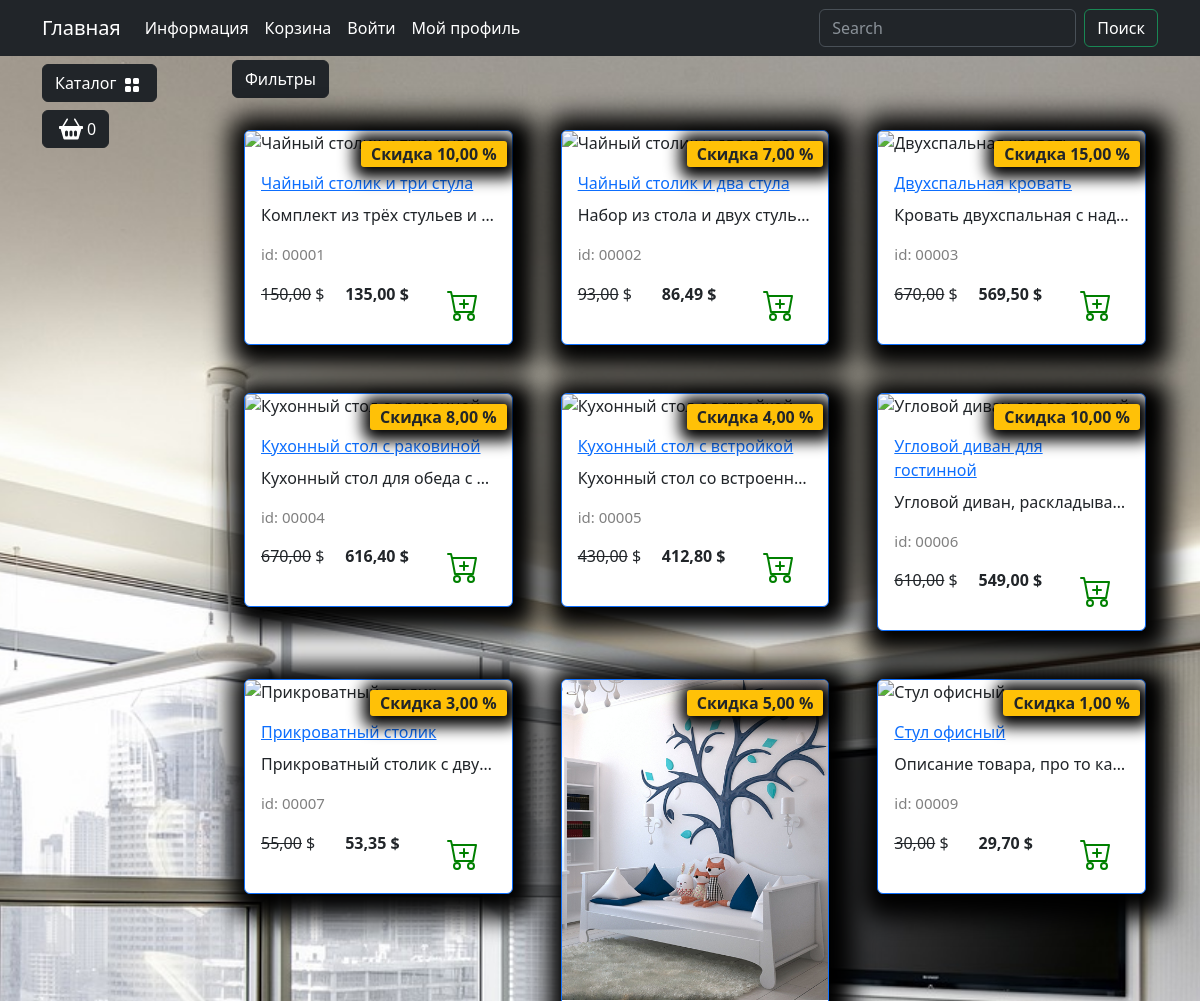
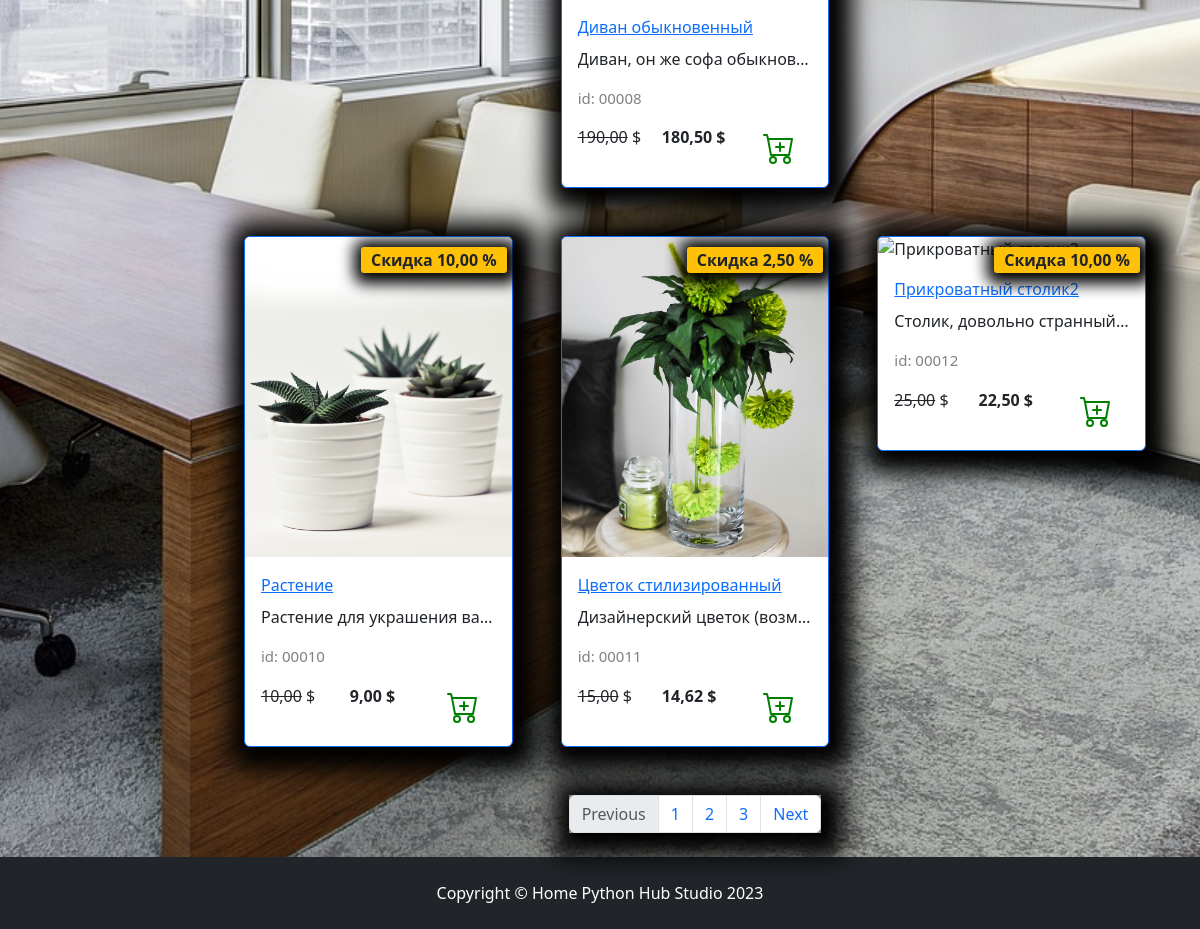
Page /catalog/ on the committed database (2 pictures, top to bottom).
### goods/models.py (models this page shows, shortened)
class Products(models.Model):
    name = models.CharField(max_length=150, unique=True, verbose_name='Название')
    slug = models.SlugField(max_length=200, unique=True, blank=True, null=True, verbose_name='URL')
    category = models.ForeignKey(to=Categories, on_delete=models.CASCADE, verbose_name='Категория')
    price = models.DecimalField(default=0.00, max_digits=7, decimal_places=2, verbose_name='Цена')
    description = models.TextField(blank=True, null=True, verbose_name='Описание')
    image = models.ImageField(upload_to='goods_images', blank=True, null=True, verbose_name='Изображение')
    discount = models.DecimalField(default=0.00, max_digits=7, decimal_places=2, verbose_name='Скидка в %')
    quantity = models.PositiveIntegerField(default=0, verbose_name='Количество')
    class Meta:
        db_table='product'
        verbose_name='Проудкт'
        verbose_name_plural='Продукты'
    def display_id(self):
        return f'{self.id:05}'
    def sell_price (self):
        if self.discount:
            return round(self.price -self.price*self.discount/100, 2)
        return self.price

### goods/views.py (the view)
# urls.py: path('catalog/', include('goods.urls',namespace='catalog')),
def catalog(request):
    goods=Products.objects.all()
    context={
        'title':'Home-Каталог',
        'goods':goods,
    }
    return render(request, 'goods/catalog.html', context)

### goods/templatetags/goods_tags.py (called while the page is built)
@register.simple_tag()
def tag_categories():
    return Categories.objects.all()

### goods/templates/goods/catalog.html (shortened to what this page needs)
{% extends "main/base.html" %}
{% load static %}
{% block content %}
                    <div class="row">
                        <div class="dropdown mb-2">
                            <button class="btn btn-secondary dropdown-toggle btn-dark" type="button" data-bs-toggle="dropdown"
                                aria-expanded="false">
                                Фильтры
                            </button>
                        </div>
                        {% for product in goods %}
                            <div class="col-lg-4 col-md-6 p-4">
                                <div class="card border-primary rounded custom-shadow">
                                    {% if product.image %}
                                        <img src="{{ product.image.url}}" class="card-img-top" alt="{{product.name}}">
                                    {%else%}
                                        <img src="{% static "deps/images/Not found image.png" %}" class="card-img-top" alt="...">
                                    {% endif %}
                                    <div class="card-body">
                                        <a href="../goods/product.html">
                                            <p class="card-title">{{ product.name }}</p>
                                        </a>
                                        <p class="card-text text-truncate">{{ product.description }}</p>
                                        <p class="product_id">id: {{ product.display_id}}</p>
                                        <div class="d-flex justify-content-between">
                                            {% if product.discount %}
                                                <p><s>{{product.price}}</s> $</p>
                                                <p><strong>{{ product.sell_price}} $</strong></p>
                                                <span class="badge bg-warning text-dark">Скидка {{ product.discount}} %</span>
                                            {% else %}
                                                <p><strong>{{ product.price }} $</strong></p>
                                            {% endif %}
                                            <a href="#" class="btn add-to-cart">
                                                <img class="mx-1" src="{% static "deps/icons/cart-plus.svg" %}" alt="Catalog Icon"
                                                    width="32" height="32">
                                            </a>
                                        </div>
                                    </div>
                                </div>
                            </div>
                        {% endfor %}
                    </div>
                    <nav aria-label="Page navigation example">
                        <ul class="pagination justify-content-center my-4">
                            <div class="custom-shadow d-flex">
                                <li class="page-item disabled">
                                  <a class="page-link">Previous</a>
                                </li>
                                <li class="page-item"><a class="page-link" href="#">1</a></li>
                                <li class="page-item"><a class="page-link" href="#">2</a></li>
                                <li class="page-item"><a class="page-link" href="#">3</a></li>
                                <li class="page-item">
                                  <a class="page-link" href="#">Next</a>
                                </li>
                            </div>
                        </ul>
                    </nav>
{% endblock content %}
{% block footer %}
<footer class="py-4 bg-dark">
        <div class="container">
            <p class="m-0 text-center text-white">Copyright &copy; Home Python Hub Studio 2023</p>
        </div>
    </footer>
{% endblock footer %}

### main/templates/main/base.html (shortened to what this page needs)
{%load static%}
{% load goods_tags %}
<!DOCTYPE html>
<html lang="en">
<head>
    <link rel="stylesheet" href="{% static "deps/css/bootstrap/bootstrap.min.css" %}">
    <link rel="stylesheet" href="{% static "deps/css/my_css.css" %}">
</head>
<body>
    <header>
        <nav class="navbar navbar-expand-lg bg-dark" data-bs-theme="dark">
            <div class="container">
                <a class="navbar-brand" href="{% url "main:index" %}">Главная</a>
                <div class="collapse navbar-collapse" id="navbarSupportedContent">
                    <ul class="navbar-nav me-auto mb-2 mb-lg-0">
                        <li class="nav-item dropdown ">
                            <a class="nav-link dropdown-toggle text-white" href="#" role="button"
                                data-bs-toggle="dropdown" aria-expanded="false">
                                Информация
                            </a>
                        </li>
                        <li class="nav-item">
                            <a class="nav-link  text-white" href="carts/cart.html">Корзина</a>
                        </li>
                        <li class="nav-item">
                            <a class="nav-link  text-white" href="users/login.html">Войти</a>
                        </li>
                        <li class="nav-item dropdown ">
                            <a class="nav-link dropdown-toggle text-white" href="#" role="button"
                                data-bs-toggle="dropdown" aria-expanded="false">
                                Мой профиль
                            </a>
                        </li>
                    </ul>
                    <form class="d-flex" role="search">
                        <input class="form-control me-2" type="search" placeholder="Search" aria-label="Search">
                        <button class="btn btn-outline-success text-white" type="submit">Поиск</button>
                    </form>
                </div>
            </div>
        </nav>
    </header>
    <section>
        <div class="container">
            <div class="row mt-1 position-fixed z-3">
                <div class="dropdown mb-2">
                    <button class="btn btn-secondary dropdown-toggle btn-dark" type="button" data-bs-toggle="dropdown"
                        aria-expanded="false">
                        Каталог
                        <img class="mx-1" src="{% static "deps/icons/grid-fill.svg" %}" alt="Catalog Icon" width="16"
                            height="16">
                    </button>
                        {% tag_categories as categories%}
                </div>
                <div>
                    <button type="button" class="btn btn-dark btn-secondary d-flex" id="modalButton"
                        aria-expanded="false">
                        <img class="mx-1" src="{% static "deps/icons/basket2-fill.svg" %}" alt="Catalog Icon" width="24"
                            height="24">
                        <span id="goods-in-cart-count">0</span>
                    </button>
                </div>
            </div>
        </div>
        <div class="container">
            <div class="row mt-1">
                <div class="col-lg-2">
                </div>
                <div class="col-lg-10">
                    {% block content %}{% endblock  %}
                </div>
            </div>
        </div>
    </section>
    {% block footer %}{% endblock  %}
</body>
</html>

### static/deps/css/my_css.css (style rules this page uses)
body { background-image: url("../images/bg-image.jpg"); background-repeat: no-repeat; background-attachment: fixed; background-position: center center; background-size: cover; height: 100%; }
.dropdown-toggle::after { content: none; }
.custom-shadow { box-shadow: 5px 5px 25px 19px #000000; }
.product_id { color: gray; font-size: 15px; }
.badge.bg-warning.text-dark { position: absolute; top: 10px; right: 5px; z-index: 1; padding: 5px 10px; border-radius: 3px; font-size: 1rem; box-shadow: 2px 2px 15px 9px #000000; }

### rows in the picture
Products: name "Чайный столик и три стула", description "Комплект из трёх стульев и…", display_id "00001", price "150,00", sell_price "135,00", discount "10,00"
Products: name "Чайный столик и два стула", description "Набор из стола и двух стуль…", display_id "00002", price "93,00", sell_price "86,49", discount "7,00"
Products: name "Двухспальная кровать", description "Кровать двухспальная с над…", display_id "00003", price "670,00", sell_price "569,50", discount "15,00"
Products: name "Кухонный стол с раковиной", description "Кухонный стол для обеда с…", display_id "00004", price "670,00", sell_price "616,40", discount "8,00"
Products: name "Кухонный стол с встройкой", description "Кухонный стол со встроенн…", display_id "00005", price "430,00", sell_price "412,80", discount "4,00"
Products: name "Угловой диван для гостинной", description "Угловой диван, раскладыва…", display_id "00006", price "610,00", sell_price "549,00", discount "10,00"
Products: name "Прикроватный столик", description "Прикроватный столик с дву…", display_id "00007", price "55,00", sell_price "53,35", discount "3,00"
Products: image (picture), name "Диван обыкновенный", description "Диван, он же софа обыкнов…", display_id "00008", price "190,00", sell_price "180,50", discount "5,00"
Products: name "Стул офисный", description "Описание товара, про то ка…", display_id "00009", price "30,00", sell_price "29,70", discount "1,00"
Products: image (picture), name "Растение", description "Растение для украшения ва…", display_id "00010", price "10,00", sell_price "9,00", discount "10,00"
Products: image (picture), name "Цветок стилизированный", description "Дизайнерский цветок (возм…", display_id "00011", price "15,00", sell_price "14,62", discount "2,50"
Products: name "Прикроватный столик2", description "Столик, довольно странный…", display_id "00012", price "25,00", sell_price "22,50", discount "10,00"
